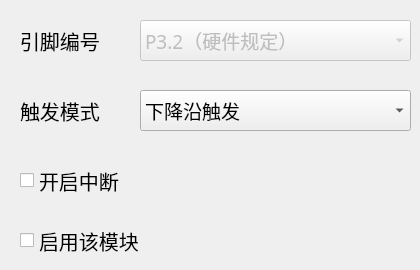
      <widget class="QWidget" name="tab_8">
       <attribute name="title">
        <string>EX0</string>
       </attribute>
       <widget class="QLabel" name="label_16">
        <property name="geometry">
         <rect>
          <x>20</x>
          <y>90</y>
          <width>101</width>
          <height>41</height>
         </rect>
        </property>
        <property name="font">
         <font>
          <family>Arial Unicode MS</family>
          <pointsize>15</pointsize>
         </font>
        </property>
        <property name="text">
         <string>触发模式</string>
        </property>
       </widget>
       <widget class="QComboBox" name="comboBox_ex0_trigmode">
        <property name="enabled">
         <bool>true</bool>
        </property>
        <property name="geometry">
         <rect>
          <x>140</x>
          <y>90</y>
          <width>271</width>
          <height>41</height>
         </rect>
        </property>
        <property name="font">
         <font>
          <family>Arial Unicode MS</family>
          <pointsize>14</pointsize>
         </font>
        </property>
        <item>
         <property name="text">
          <string>下降沿触发</string>
         </property>
        </item>
        <item>
         <property name="text">
          <string>低电平触发</string>
         </property>
        </item>
       </widget>
       <widget class="QComboBox" name="comboBox_6">
        <property name="enabled">
         <bool>false</bool>
        </property>
        <property name="geometry">
         <rect>
          <x>140</x>
          <y>20</y>
          <width>271</width>
          <height>41</height>
         </rect>
        </property>
        <property name="font">
         <font>
          <family>Arial Unicode MS</family>
          <pointsize>14</pointsize>
         </font>
        </property>
        <item>
         <property name="text">
          <string>P3.2（硬件规定）</string>
         </property>
        </item>
       </widget>
       <widget class="QLabel" name="label_18">
        <property name="geometry">
         <rect>
          <x>20</x>
          <y>20</y>
          <width>101</width>
          <height>41</height>
         </rect>
        </property>
        <property name="font">
         <font>
          <family>Arial Unicode MS</family>
          <pointsize>15</pointsize>
         </font>
        </property>
        <property name="text">
         <string>引脚编号</string>
        </property>
       </widget>
       <widget class="QCheckBox" name="checkBox_ex0it">
        <property name="geometry">
         <rect>
          <x>20</x>
          <y>160</y>
          <width>131</width>
          <height>41</height>
         </rect>
        </property>
        <property name="font">
         <font>
          <family>Arial Unicode MS</family>
          <pointsize>15</pointsize>
         </font>
        </property>
        <property name="text">
         <string>开启中断</string>
        </property>
       </widget>
       <widget class="QCheckBox" name="checkBox_ex0_en">
        <property name="geometry">
         <rect>
          <x>20</x>
          <y>220</y>
          <width>171</width>
          <height>41</height>
         </rect>
        </property>
        <property name="font">
         <font>
          <family>Arial Unicode MS</family>
          <pointsize>15</pointsize>
         </font>
        </property>
        <property name="text">
         <string>启用该模块</string>
        </property>
       </widget>
      </widget>
